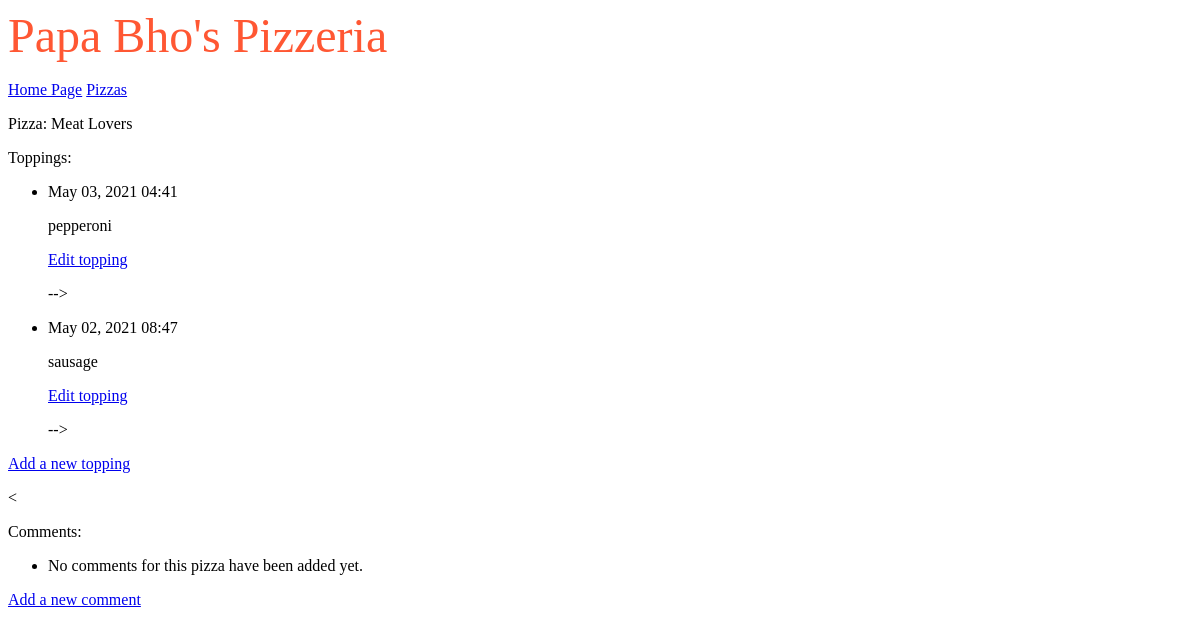
The page /pizzas/2/ on the database as committed earlier.
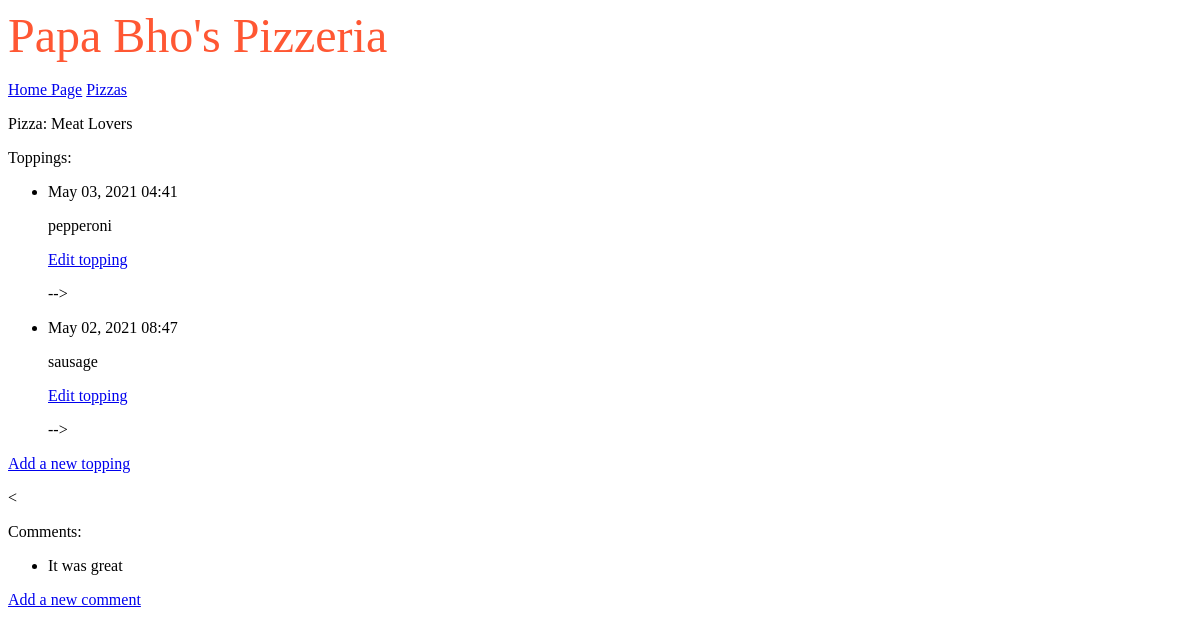
The same page on the database as committed later.
### pizzas/models.py (models this page shows, shortened)
class Topping(models.Model):
    pizza = models.ForeignKey(Pizza, on_delete=models.CASCADE)
    name = models.TextField()
    date_added = models.DateTimeField(auto_now_add=True)

class Comment(models.Model):
    pizza = models.ForeignKey(Pizza, on_delete=models.CASCADE)
    name = models.CharField(max_length = 200)
    date_added = models.DateTimeField(auto_now_add=True)

### pizzas/views.py (the view)
# urls.py: path('pizzas/<int:pizza_id>/', views.pizza, name='pizza'),
def pizza(request, pizza_id):
    pizza = Pizza.objects.get(id=pizza_id)
    toppings = pizza.topping_set.order_by('-date_added')
    comments = pizza.comment_set.order_by('-date_added')
    context = {'pizza': pizza, 'toppings': toppings, 'comments': comments}
    return render(request, 'pizzas/pizza.html', context)

### pizzas/templates/pizzas/pizza.html (shortened to what this page needs)
{% extends "pizzas/base.html" %}
{% block content%}
<p>Pizza: {{ pizza.name }}</p>
<p>
    Toppings:
</p>
<ul>
    {% for topping in toppings %}
    <li>
        <p>{{ topping.date_added|date:'M d, Y H:i' }}</p>
        <p>{{ topping.name|linebreaks }}</p>
        <p>
            <a href="{% url 'pizzas:edit_topping' topping.id %}">Edit topping</a>
        </p>
        -->
    </li>
    {% empty %}
    <li>No toppings for this pizza have been added yet.</li>
    {% endfor %}
</ul>
<p>
    <a href="{% url 'pizzas:new_topping' pizza.id %}">Add a new topping</a>
</p>
< <p>
    Comments:
    </p>
    <ul>
        {% for comment in comments %}
        <li>
            <p> {{ comment.name|linebreaks }}</p>
        </li>
        {% empty %}
        <li>No comments for this pizza have been added yet.</li>
        {% endfor %}
    </ul>
    <p>
        <a href="{% url 'pizzas:new_comment' pizza.id %}">Add a new comment</a>
    </p>
    {% endblock content %}

Rows that differ between the two databases and show on the page:
added Comment: name "It was great"
Other text that changed with them:
text no longer shown: "No comments for this pizza have been added yet."
